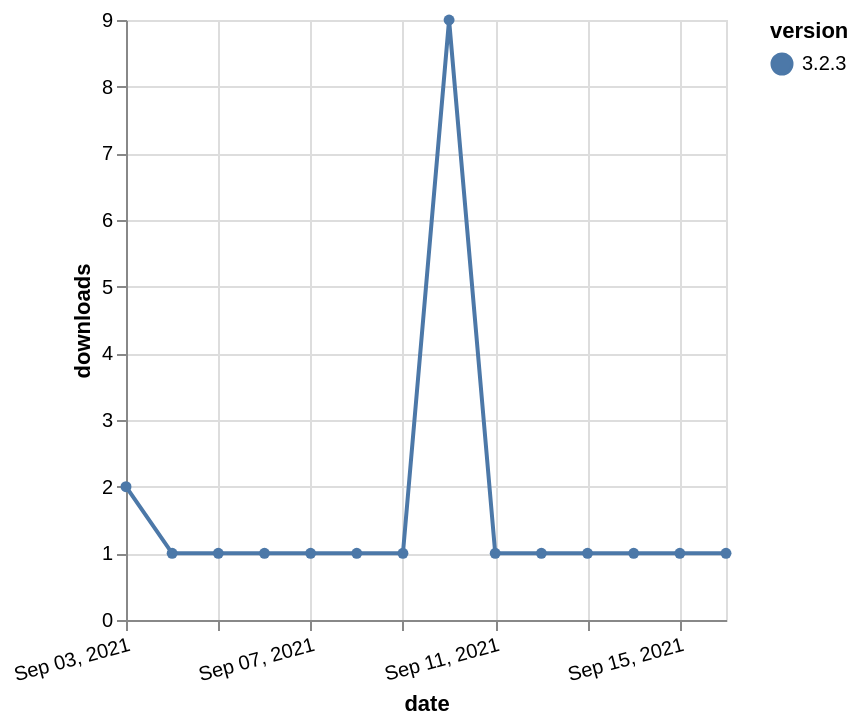

Write the Vega-Lite specification saved for this chart.
### Vega-Lite specification from a JSON file in a GitHub repository (floating-point values rounded to 4 significant figures)
{"$schema": "https://vega.github.io/schema/vega-lite/v5.json", "description": "A simple bar chart with embedded data.", "data": {"values": [{"date": "2021-09-03", "total": 491, "delta": 2, "version": "3.2.3"}, {"date": "2021-09-04", "total": 492, "delta": 1, "version": "3.2.3"}, {"date": "2021-09-05", "total": 493, "delta": 1, "version": "3.2.3"}, {"date": "2021-09-06", "total": 494, "delta": 1, "version": "3.2.3"}, {"date": "2021-09-07", "total": 495, "delta": 1, "version": "3.2.3"}, {"date": "2021-09-08", "total": 496, "delta": 1, "version": "3.2.3"}, {"date": "2021-09-09", "total": 497, "delta": 1, "version": "3.2.3"}, {"date": "2021-09-10", "total": 506, "delta": 9, "version": "3.2.3"}, {"date": "2021-09-11", "total": 507, "delta": 1, "version": "3.2.3"}, {"date": "2021-09-12", "total": 508, "delta": 1, "version": "3.2.3"}, {"date": "2021-09-13", "total": 509, "delta": 1, "version": "3.2.3"}, {"date": "2021-09-14", "total": 510, "delta": 1, "version": "3.2.3"}, {"date": "2021-09-15", "total": 511, "delta": 1, "version": "3.2.3"}, {"date": "2021-09-16", "total": 512, "delta": 1, "version": "3.2.3"}]}, "width": "container", "mark": {"type": "line", "point": {"filled": true}}, "encoding": {"x": {"field": "date", "type": "temporal", "timeUnit": "yearmonthdate", "title": "date", "axis": {"labelAngle": -15}}, "y": {"field": "delta", "type": "quantitative", "title": "downloads"}, "color": {"field": "version", "type": "nominal"}, "tooltip": {"field": "delta"}}}
